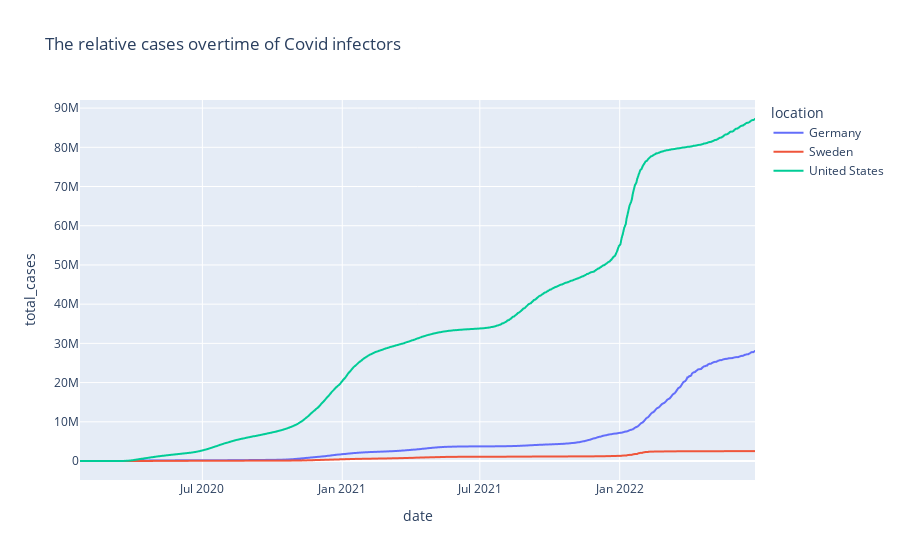

Notebook cell for this chart:
### Code cell
fig = px.line(df_list, x='date', y= 'total_cases', color = 'location', title = 'The relative cases overtime of Covid infectors')
fig.show()

### Figure 1 — Plotly figure (JSON) as saved in the notebook; plotly's stock layout.template omitted (floating-point values rounded to 4 significant figures; data arrays with more than 128 entries replaced by an {"elided": "..."} marker saying what was removed)
{"data": [{"hovertemplate": "location=Germany<br>date=%{x}<br>total_cases=%{y}<extra></extra>", "legendgroup": "Germany", "line": {"color": "#636efa", "dash": "solid"}, "marker": {"symbol": "circle"}, "mode": "lines", "name": "Germany", "showlegend": true, "type": "scattergl", "x": {"elided": "884 str values"}, "xaxis": "x", "y": {"elided": "884 int values"}, "yaxis": "y"}, {"hovertemplate": "location=Sweden<br>date=%{x}<br>total_cases=%{y}<extra></extra>", "legendgroup": "Sweden", "line": {"color": "#EF553B", "dash": "solid"}, "marker": {"symbol": "circle"}, "mode": "lines", "name": "Sweden", "showlegend": true, "type": "scattergl", "x": {"elided": "879 str values"}, "xaxis": "x", "y": {"elided": "879 int values"}, "yaxis": "y"}, {"hovertemplate": "location=United States<br>date=%{x}<br>total_cases=%{y}<extra></extra>", "legendgroup": "United States", "line": {"color": "#00cc96", "dash": "solid"}, "marker": {"symbol": "circle"}, "mode": "lines", "name": "United States", "showlegend": true, "type": "scattergl", "x": {"elided": "889 str values"}, "xaxis": "x", "y": {"elided": "889 int values"}, "yaxis": "y"}], "layout": {"legend": {"title": {"text": "location"}, "tracegroupgap": 0}, "title": {"text": "The relative cases overtime of Covid infectors"}, "xaxis": {"anchor": "y", "domain": [0, 1], "title": {"text": "date"}}, "yaxis": {"anchor": "x", "domain": [0, 1], "title": {"text": "total_cases"}}}}
